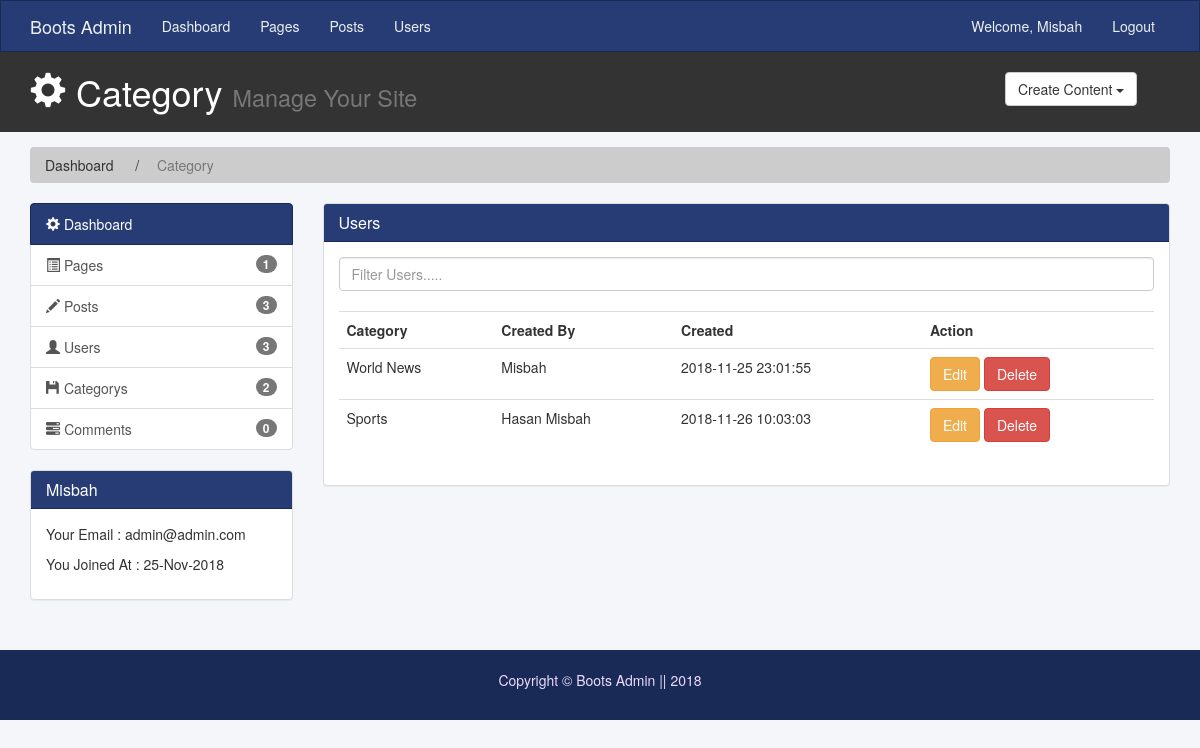
Page /category.php (signed in) on the committed database.
### tables this page shows
CREATE TABLE `category` (
  `category_id` int(11) NOT NULL,
  `post_id` int(11) DEFAULT NULL,
  `user_id` int(11) NOT NULL,
  `category_name` varchar(250) NOT NULL,
  `created_at` timestamp NOT NULL DEFAULT CURRENT_TIMESTAMP ON UPDATE CURRENT_TIMESTAMP,
  `updated_at` timestamp NOT NULL DEFAULT CURRENT_TIMESTAMP ON UPDATE CURRENT_TIMESTAMP
);

CREATE TABLE `users` (
  `user_id` int(250) NOT NULL,
  `name` varchar(250) NOT NULL,
  `email` varchar(250) NOT NULL,
  `password` varchar(250) NOT NULL,
  `created_at` timestamp NOT NULL DEFAULT CURRENT_TIMESTAMP,
  `updated_at` timestamp NOT NULL DEFAULT '0000-00-00 00:00:00' ON UPDATE CURRENT_TIMESTAMP
);

### partial/category.php (the view)
<?php
include_once 'app/db.php';
    $query = "SELECT * FROM category";
    $result = $db->query($query);
    if($result-> num_rows > 0){
        while($row = $result->fetch_assoc()){
            $userId = $row['user_id'];
            $userQuery = ("SELECT name FROM users WHERE user_id = '$userId'");
            $getUser = $db-> query($userQuery);
            if( $getUser-> num_rows > 0 ){
                while($user = $getUser-> fetch_assoc()){
                    $userRealName = $user['name'];
                }
            }
            echo '<tr>';
            echo '<td>'.$row['category_name'].'</td>';
            echo '<td>'.$userRealName.'</td>';
            echo '<td>'.$row['created_at'].'</td>';
            echo '<td><a href="#" class="btn btn-warning">Edit</a> <a href="#" class="btn btn-danger">Delete</a></td>';
            echo '</tr>';
        }
    }

### rows in the picture
category: category_name "World News", user.name "Misbah", created_at "2018-11-25 23:01:55"
category: category_name "Sports", user.name "Hasan Misbah", created_at "2018-11-26 10:03:03"

### other values in the picture
$user "Misbah"
$title "Category"
pageCount() "1"
postCount() "3"
userCount() "3"
categoryCount() "2"
commentCount() "0"
$users['name'] "Misbah"
$users['email'] "admin@admin.com"
$users['joining'] "25-Nov-2018"
